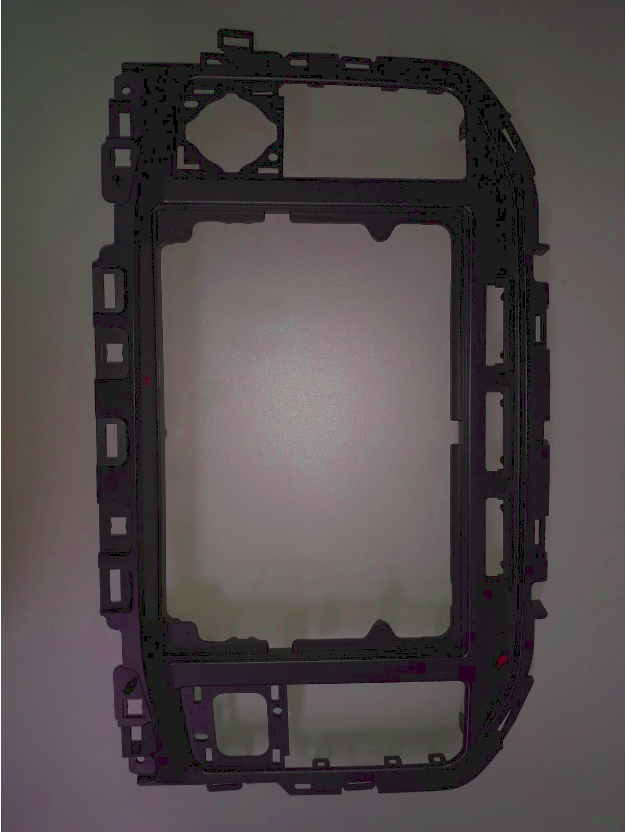
#> input picture images/modelA.png, 626 x 832 px; the run also reads 1 picture not shown here
$ python hu_moment.py
#> lines starting #> are read from the running program, lines starting #| are printed output that depends on the picture; after the words box and inside, x2 and y2 are one past the last pixel; in counts of white or black regions, pixels touching at a corner belong together; pictures that were not available may be replaced by others from this repository, and a replacement may not be noted
import cv2
#from math import copysign, log10
import imutils
from time import time

#object_detection

threshold = 225
area_th = 1000

file = '../images/modelA.png'
#file_ = 'images/rotated_a.png'

image = cv2.imread(file, cv2.IMREAD_GRAYSCALE)
#> image: shape (832, 626); min 0, max 255, mean 75.8
#image_ = cv2.imread(file_, cv2.IMREAD_GRAYSCALE)

_, image = cv2.threshold(image, threshold, 255, cv2.THRESH_BINARY)
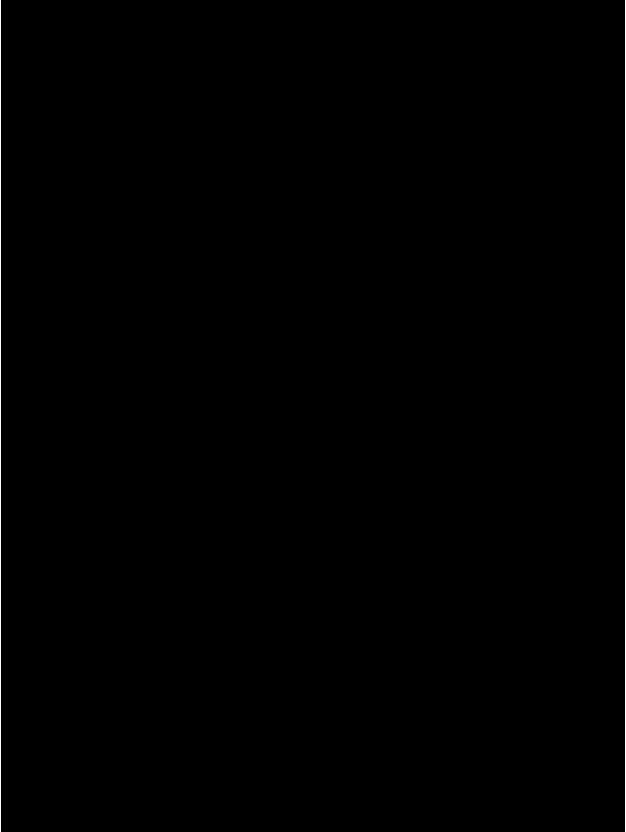
#> image: shape (832, 626); 0.32% white in thin lines or dots
# [6 lines of commented-out code are left out]

cap = cv2.VideoCapture('20190806_152808.mp4')

while True:
	frame = cap.read()[1]
	frame = frame[:, 10:-220]
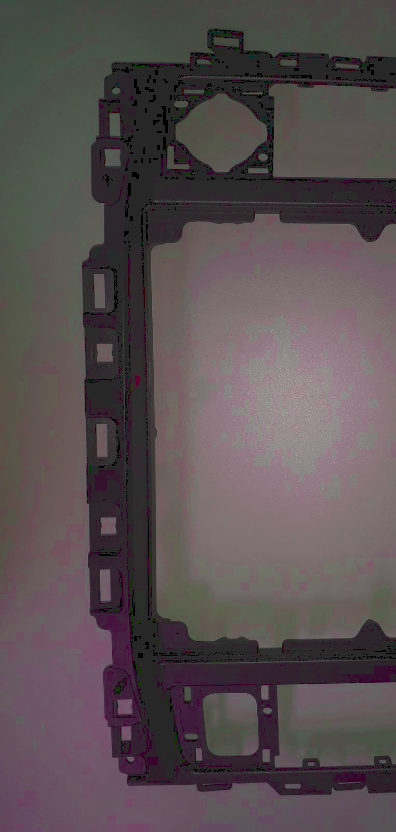
#> frame: shape (832, 396, 3); mean B, G, R 81, 78.9, 88.6
	bgr_frame = frame.copy()
	bgr_frame = bgr_frame[:, 10:-220]
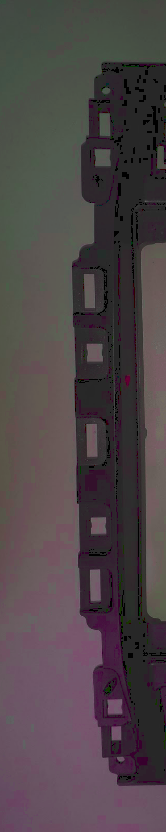
#> bgr_frame: shape (832, 166, 3); mean B, G, R 71.7, 68.9, 78.2

	frame = cv2.cvtColor(frame, cv2.COLOR_BGR2GRAY)
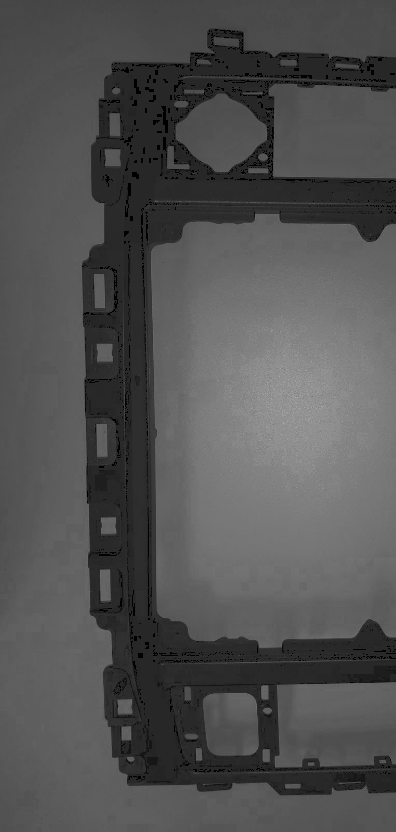
#> frame: shape (832, 396); min 0, max 177, mean 82.1
	_, frame = cv2.threshold(frame, threshold, 255, cv2.THRESH_BINARY)
#> frame: shape (832, 396); every value is 0

	compare_images = cv2.matchShapes(image, frame, cv2.CONTOURS_MATCH_I1, 0)
#> compare_images = 1.8e+308
	#print(compare_images)

	if compare_images:
		gray = cv2.cvtColor(bgr_frame, cv2.COLOR_BGR2GRAY)
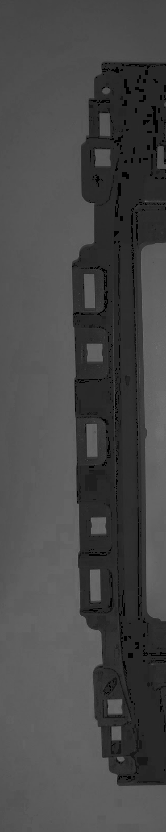
#> gray: shape (832, 166); min 0, max 116, mean 72
		inverted = cv2.bitwise_not(gray)
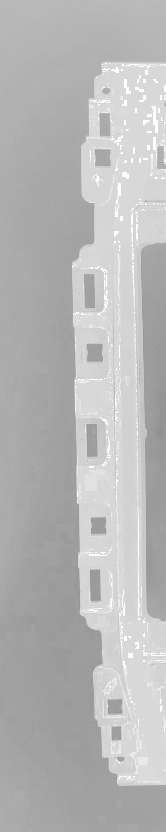
#> inverted: shape (832, 166); min 139, max 255, mean 183
		thresh = cv2.threshold(inverted, threshold, 255, cv2.THRESH_BINARY)[1]
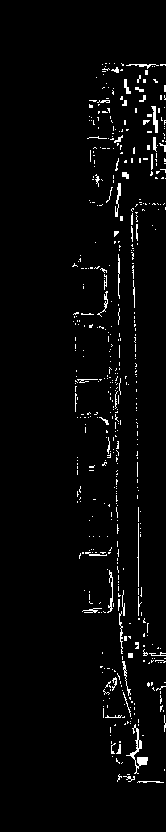
#> thresh: shape (832, 166); 2.8% white in thin lines or dots, all inside (x1, y1, x2, y2) = (72, 63, 166, 783)

		contours, _ = cv2.findContours(thresh.copy(), cv2.RETR_EXTERNAL, cv2.CHAIN_APPROX_SIMPLE)
#> contours = 507 contours, 495 with area under 20; largest, box (x1, y1, x2, y2) and area: (126, 724, 148, 774) 158, (151, 106, 158, 133) 63, (115, 183, 121, 217) 45, (107, 570, 113, 613) 36, (124, 79, 131, 94) 34
		contours = [cnt for cnt in contours if cv2.contourArea(cnt)>area_th]
#> contours = []

		for i in range(len(contours)):
		    if cv2.matchShapes(contours[0], contours[i], 1, 0.0) < 0.02:
		        cv2.drawContours(bgr_frame, contours, i, (0, 255, 0), 5)
		    elif cv2.matchShapes(contours[1],contours[i], 1, 0.0) < 0.02:
		        cv2.drawContours(bgr_frame, contours, i, (255, 255, 0), 5)
		    elif cv2.matchShapes(contours[2],contours[i], 1, 0.0) < 0.02:
		        cv2.drawContours(bgr_frame, contours, i, (0, 255, 255), 5)
		    elif cv2.matchShapes(contours[3],contours[i], 1, 0.0) < 0.02:
		        cv2.drawContours(bgr_frame, contours, i, (255, 0, 255), 5)
#> this loop made 0 passes

	bgr_frame = imutils.resize(bgr_frame, width=1080)
#> bgr_frame: shape (5413, 1080, 3)
	cv2.imwrite('/tmp/drawer/'+str(time())+'.png', bgr_frame)
	# cv2.imshow('', bgr_frame)
	# if cv2.waitKey(1) & 0xFF == ord('q'):
	# 	break

cap.release()
cv2.destroyAllWindows()

# [19 lines of commented-out code are left out]
